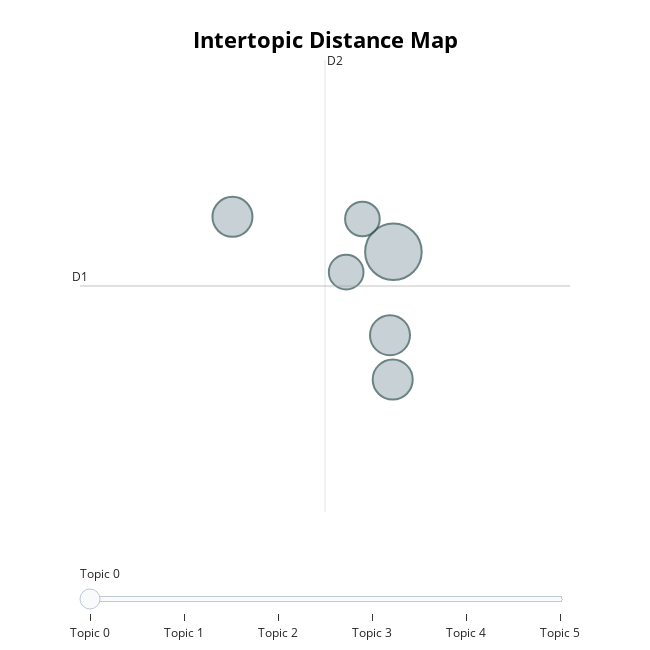

The notebook cell this image was saved under:
### Code cell
fig = topic_model.visualize_topics()
fig.show()

### Figure 1 — Plotly figure (JSON) as saved in the notebook; plotly's stock layout.template omitted (floating-point values rounded to 4 significant figures)
{"data": [{"customdata": [[0, "canada | emissions | methane | emissions reduction | reduction", 8], [1, "carbon | ci | fuel | vehicle | credit", 4], [2, "cad | retrofits | 2021 | homes | home", 4], [3, "change | climate change | climate | systems | adaptation", 4], [4, "government | 2023 | gas emissions | greenhouse | greenhouse gas", 3], [5, "clean | energy | gas | emissions | hydrofluorocarbons", 3]], "hovertemplate": "<b>Topic %{customdata[0]}</b><br>%{customdata[1]}<br>Size: %{customdata[2]}", "legendgroup": "", "marker": {"color": "#B0BEC5", "line": {"color": "DarkSlateGrey", "width": 2}, "size": [8, 4, 4, 4, 3, 3], "sizemode": "area", "sizeref": 0.005, "symbol": "circle"}, "mode": "markers", "name": "", "orientation": "v", "showlegend": false, "type": "scatter", "x": [17.06, 17.01, 17.05, 14.73, 16.37, 16.61], "xaxis": "x", "y": [15.31, 14.05, 13.38, 15.84, 15.0, 15.81], "yaxis": "y"}], "layout": {"annotations": [{"showarrow": false, "text": "D1", "x": 12.52, "y": 14.79, "yshift": 10}, {"showarrow": false, "text": "D2", "x": 16.07, "xshift": 10, "y": 18.22}], "height": 650, "hoverlabel": {"bgcolor": "white", "font": {"family": "Rockwell", "size": 16}}, "legend": {"itemsizing": "constant", "tracegroupgap": 0}, "margin": {"t": 60}, "shapes": [{"line": {"color": "#CFD8DC", "width": 2}, "type": "line", "x0": 16.07, "x1": 16.07, "y0": 11.37, "y1": 18.22}, {"line": {"color": "#9E9E9E", "width": 2}, "type": "line", "x0": 12.52, "x1": 19.62, "y0": 14.79, "y1": 14.79}], "sliders": [{"active": 0, "pad": {"t": 50}, "steps": [{"args": [{"marker.color": [["red", "#B0BEC5", "#B0BEC5", "#B0BEC5", "#B0BEC5", "#B0BEC5"]]}], "label": "Topic 0", "method": "update"}, {"args": [{"marker.color": [["#B0BEC5", "red", "#B0BEC5", "#B0BEC5", "#B0BEC5", "#B0BEC5"]]}], "label": "Topic 1", "method": "update"}, {"args": [{"marker.color": [["#B0BEC5", "#B0BEC5", "red", "#B0BEC5", "#B0BEC5", "#B0BEC5"]]}], "label": "Topic 2", "method": "update"}, {"args": [{"marker.color": [["#B0BEC5", "#B0BEC5", "#B0BEC5", "red", "#B0BEC5", "#B0BEC5"]]}], "label": "Topic 3", "method": "update"}, {"args": [{"marker.color": [["#B0BEC5", "#B0BEC5", "#B0BEC5", "#B0BEC5", "red", "#B0BEC5"]]}], "label": "Topic 4", "method": "update"}, {"args": [{"marker.color": [["#B0BEC5", "#B0BEC5", "#B0BEC5", "#B0BEC5", "#B0BEC5", "red"]]}], "label": "Topic 5", "method": "update"}]}], "title": {"font": {"color": "Black", "size": 22}, "text": "<b>Intertopic Distance Map</b>", "x": 0.5, "xanchor": "center", "y": 0.95, "yanchor": "top"}, "width": 650, "xaxis": {"anchor": "y", "domain": [0, 1], "range": [12.52, 19.62], "title": {"text": ""}, "visible": false}, "yaxis": {"anchor": "x", "domain": [0, 1], "range": [11.37, 18.22], "title": {"text": ""}, "visible": false}}}
